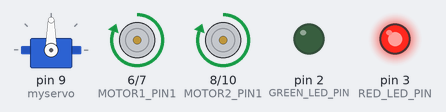
The sketch below on a simulated Arduino Uno, built with avr-gcc and run on an emulated ATmega328P. Shown: servo, motor-driver pin pairs drawn as motors (green arrow = first pin HIGH = forward, orange = second pin HIGH = backward, longer = more drive), output pins drawn as LEDs (lit = HIGH).

Above: at 0.05 s.
At 2.45 s:
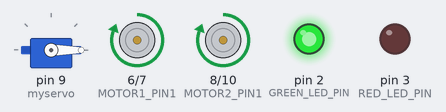
At 7.45 s:
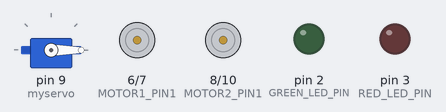
Timing chart, 0 to 9.8 s (numbered marks = the images above):
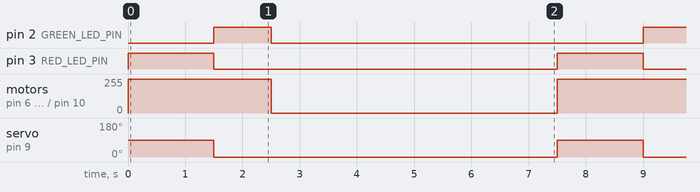

Measured:
- by itself, pin 2 (GREEN_LED_PIN): alternates HIGH for 1.0 s and LOW for 6.5 s
- by itself, pin 3 (RED_LED_PIN): alternates HIGH for 1.5 s and LOW for 6.0 s
- by itself, servo on pin 9 (myservo): alternates 90° for 1.5 s and 0° for 6.0 s
- by itself, motor on pin 6 (MOTOR1_PIN1) / pin 7 (MOTOR1_PIN2), motor on pin 8 (MOTOR2_PIN1) / pin 10 (MOTOR2_PIN2): alternates forward 255/255 for 2.5 s and stopped for 5.0 s

The sketch:

smartzebra.ino
```cpp
#include <Servo.h>

#define GREEN_LED_PIN 2
#define RED_LED_PIN 3
#define MOTOR1_PIN1 6
#define MOTOR1_PIN2 7
#define MOTOR2_PIN1 8
#define MOTOR2_PIN2 10

Servo myservo;

// Define servo positions
#define SERVO_UP 90
#define SERVO_DOWN 0

// Define motor speeds
#define MOTOR_SPEED 200 // Adjust speed as per your requirements

void setup() {
    // Set pin modes
    myservo.attach(9);

    pinMode(GREEN_LED_PIN, OUTPUT);
    pinMode(RED_LED_PIN, OUTPUT);
    pinMode(MOTOR1_PIN1, OUTPUT);
    pinMode(MOTOR1_PIN2, OUTPUT);
    pinMode(MOTOR2_PIN1, OUTPUT);
    pinMode(MOTOR2_PIN2, OUTPUT);

    // Initially, keep servo up and turn off LEDs
    digitalWrite(GREEN_LED_PIN, LOW);
    digitalWrite(RED_LED_PIN, LOW);
    myservo.write(0);

    // Stop motors initially
    digitalWrite(MOTOR1_PIN1, LOW);
    digitalWrite(MOTOR1_PIN2, LOW);
    digitalWrite(MOTOR2_PIN1, LOW);
    digitalWrite(MOTOR2_PIN2, LOW);
}

void loop() {
    digitalWrite(RED_LED_PIN, HIGH);
    digitalWrite(GREEN_LED_PIN, LOW);
    myservo.write(90);

    digitalWrite(MOTOR1_PIN1, HIGH);
    digitalWrite(MOTOR1_PIN2, LOW);
    digitalWrite(MOTOR2_PIN1, HIGH);
    digitalWrite(MOTOR2_PIN2, LOW);

    delay(500); // Delay for stability

    myservo.write(90);
    delay(1000); // Adjust delay as per your servo motor

    digitalWrite(GREEN_LED_PIN, HIGH);
    digitalWrite(RED_LED_PIN, LOW);

    myservo.write(0);
    delay(1000); // Adjust delay as per your servo motor

    digitalWrite(RED_LED_PIN, LOW);
    digitalWrite(GREEN_LED_PIN, LOW);

    digitalWrite(MOTOR1_PIN1, LOW);
    digitalWrite(MOTOR1_PIN2, LOW);
    digitalWrite(MOTOR2_PIN1, LOW);
    digitalWrite(MOTOR2_PIN2, LOW);

    delay(5000); // Adjust delay as per your requirements
}
```
